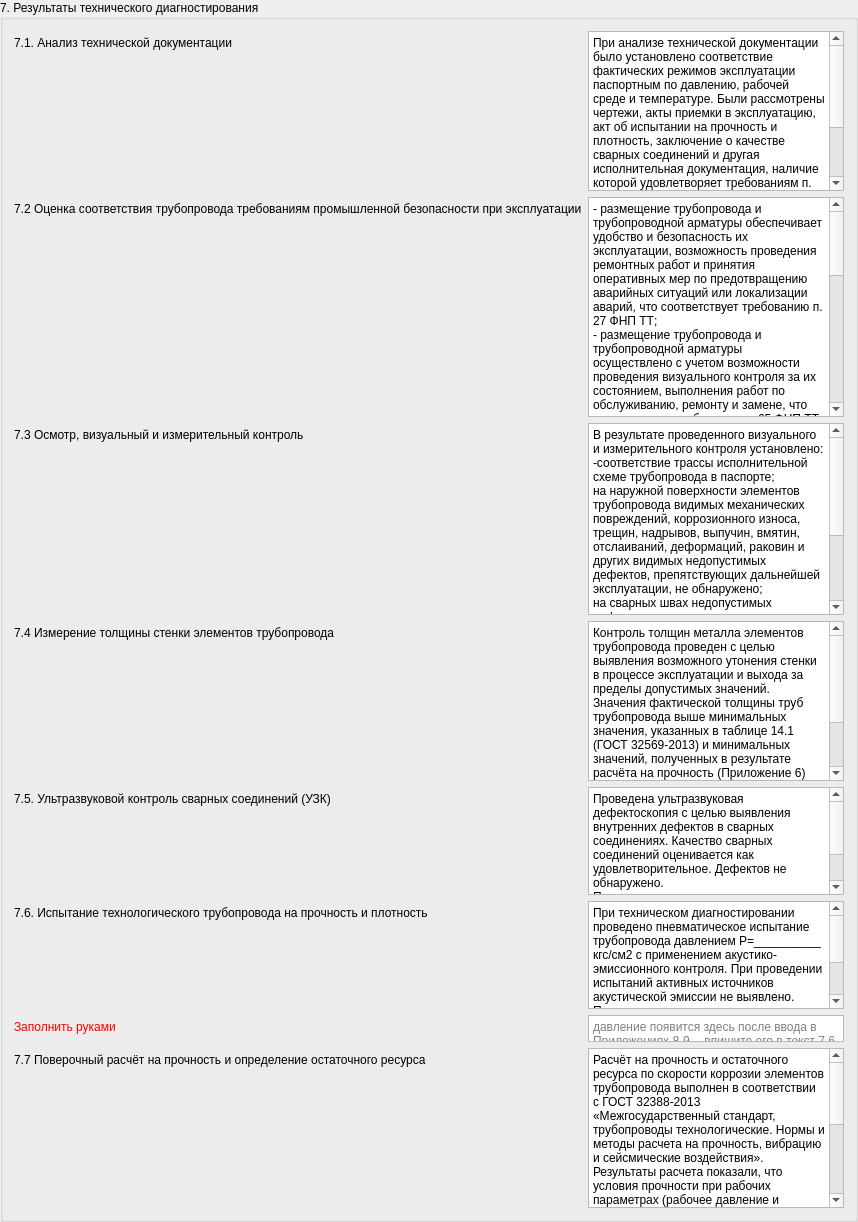
<widget class="QGroupBox" name="results_group">
 <property name="title"><string>7. Результаты технического диагностирования</string></property>
<layout class="QFormLayout" name="formLayout_results">
<item row="0" column="0">
 <widget class="QLabel" name="label_result_71"><property name="text"><string>7.1. Анализ технической документации</string></property></widget>
</item>
<item row="0" column="1">
 <widget class="QPlainTextEdit" name="result_71">
 <property name="minimumSize"><size><width>0</width><height>80</height></size></property>
 <property name="maximumSize"><size><width>16777215</width><height>160</height></size></property>
 <property name="plainText"><string>При анализе технической документации было установлено соответствие фактических режимов эксплуатации паспортным по давлению, рабочей среде и температуре. Были рассмотрены чертежи, акты приемки в эксплуатацию, акт об испытании на прочность и плотность, заключение о качестве сварных соединений и другая исполнительная документация, наличие которой удовлетворяет требованиям п. 204ФНП ТТ.
Акт по результатам анализа технической и эксплуатационной документации технологического трубопровода представлен в приложении 2 к Отчёту.</string></property>
</widget>
</item>
<item row="1" column="0">
 <widget class="QLabel" name="label_result_72"><property name="text"><string>7.2 Оценка соответствия трубопровода требованиям промышленной безопасности при эксплуатации</string></property></widget>
</item>
<item row="1" column="1">
 <widget class="QPlainTextEdit" name="result_72">
 <property name="minimumSize"><size><width>0</width><height>220</height></size></property>
 <property name="maximumSize"><size><width>16777215</width><height>440</height></size></property>
 <property name="plainText"><string>- размещение трубопровода и трубопроводной арматуры обеспечивает удобство и безопасность их эксплуатации, возможность проведения ремонтных работ и принятия оперативных мер по предотвращению аварийных ситуаций или локализации аварий, что соответствует требованию п. 27 ФНП ТТ;
- размещение трубопровода и трубопроводной арматуры осуществлено с учетом возможности проведения визуального контроля за их состоянием, выполнения работ по обслуживанию, ремонту и замене, что соответствует требованию п. 65 ФНП ТТ;
- при прокладке трубопровода через строительные конструкции здания и другие препятствия приняты меры, исключающие возможность передачи дополнительных нагрузок на трубы, что соответствует требованию п. 44 ФНП ТТ;
- трубопровод имеет опознавательную окраску, предупреждающие знаки и маркировочные щитки, что соответствует требованию п. 82 ФНП ТТ;
- в процессе эксплуатации технологический трубопровод и арматура подвергается периодическим осмотрам, ревизии и обследованию, что соответствует требованию п. 170 ФНП ТТ;
- организация, осуществляющая эксплуатацию технологического трубопровода, обеспечивает безопасные условия эксплуатации и контроль работы технологического трубопровода, своевременность и качество проведения освидетельствований и ремонтов, технического диагностирования и обследования, что соответствует требованию п. 10 ФНП ТТ;
- технологический трубопровод изготовлен из материалов, устойчивых к рабочей среде, что соответствует требованию п. 21 ФНП ТТ;
- прокладка технологического трубопровода, оснащение его арматурой, дренажными устройствами, разъемными соединениями выполнена в соответствии с п.п. 35-39 ФНП ТТ;
- технологический трубопровод оборудован П-образными компенсаторами, что соответствует требованиям п.п. 73, 74 ФНП ТТ;
- запорная арматура, установленная на технологическом трубопроводе, не применяется в качестве регулирующей, что соответствует требованию п. 85 ФНП ТТ;
- материалы трубопроводной арматуры стойкие по отношению к транспортируемой среде, соответствуют параметрам и условиям эксплуатации, что соответствует требованию п. 86 ФНП ТТ;
- технологический трубопровод оборудован дренажами и воздушниками, что соответствует требованию п. 94 ФНП ТТ;
- служба технического надзора предприятия совместно с лицами, ответственными за безопасную эксплуатацию трубопровода своевременно проводит периодическое техническое освидетельствование, что соответствует требованию п. 176 ФНП ТТ.</string></property>
</widget>
</item>
<item row="2" column="0">
 <widget class="QLabel" name="label_result_73"><property name="text"><string>7.3 Осмотр, визуальный и измерительный контроль</string></property></widget>
</item>
<item row="2" column="1">
 <widget class="QPlainTextEdit" name="result_73">
 <property name="minimumSize"><size><width>0</width><height>110</height></size></property>
 <property name="maximumSize"><size><width>16777215</width><height>220</height></size></property>
 <property name="plainText"><string>В результате проведенного визуального и измерительного контроля установлено:
-соответствие трассы исполнительной схеме трубопровода в паспорте;
на наружной поверхности элементов трубопровода видимых механических повреждений, коррозионного износа, трещин, надрывов, выпучин, вмятин, отслаиваний, деформаций, раковин и других видимых недопустимых дефектов, препятствующих дальнейшей эксплуатации, не обнаружено;
на сварных швах недопустимых дефектов в виде трещин, непроваров, пористости, свищей, подрезов, прожогов, незаплавленных кратеров, чешуйчатости поверхности, смещения и увода кромок труб не обнаружено;
Акт по результатам визуального контроля представлен в Приложении 3.</string></property>
</widget>
</item>
<item row="3" column="0">
 <widget class="QLabel" name="label_result_74"><property name="text"><string>7.4 Измерение толщины стенки элементов трубопровода</string></property></widget>
</item>
<item row="3" column="1">
 <widget class="QPlainTextEdit" name="result_74">
 <property name="minimumSize"><size><width>0</width><height>80</height></size></property>
 <property name="maximumSize"><size><width>16777215</width><height>160</height></size></property>
 <property name="plainText"><string>Контроль толщин металла элементов трубопровода проведен с целью выявления возможного утонения стенки в процессе эксплуатации и выхода за пределы допустимых значений.
Значения фактической толщины труб трубопровода выше минимальных значения, указанных в таблице 14.1 (ГОСТ 32569-2013) и минимальных значений, полученных в результате расчёта на прочность (Приложение 6)
Протокол по результатам проведения ультразвуковой толщинометрии трубопровода представлен в Приложении 4.</string></property>
</widget>
</item>
<item row="4" column="0">
 <widget class="QLabel" name="label_result_75"><property name="text"><string>7.5. Ультразвуковой контроль сварных соединений (УЗК)</string></property></widget>
</item>
<item row="4" column="1">
 <widget class="QPlainTextEdit" name="result_75">
 <property name="minimumSize"><size><width>0</width><height>54</height></size></property>
 <property name="maximumSize"><size><width>16777215</width><height>108</height></size></property>
 <property name="plainText"><string>Проведена ультразвуковая дефектоскопия с целью выявления внутренних дефектов в сварных соединениях. Качество сварных соединений оценивается как удовлетворительное. Дефектов не обнаружено.
Протокол по результатам проведения УЗК представлен в Приложении 5.</string></property>
</widget>
</item>
<item row="5" column="0">
 <widget class="QLabel" name="label_result_76"><property name="text"><string>7.6. Испытание технологического трубопровода на прочность и плотность</string></property></widget>
</item>
<item row="5" column="1">
 <widget class="QPlainTextEdit" name="result_76">
 <property name="minimumSize"><size><width>0</width><height>54</height></size></property>
 <property name="maximumSize"><size><width>16777215</width><height>108</height></size></property>
 <property name="plainText"><string>При техническом диагностировании проведено пневматическое испытание трубопровода давлением P=__________ кгс/см2 с применением акустико-эмиссионного контроля. При проведении испытаний активных источников акустической эмиссии не выявлено.
Протокол проведения пневматических испытаний приведен в Приложениях № 8,9.</string></property>
</widget>
</item>
<item row="6" column="0">
 <widget class="QLabel" name="label_pnevmo_pressure_hint">
 <property name="styleSheet"><string notr="true">color: red;</string></property>
 <property name="text"><string>Заполнить руками</string></property>
</widget>
</item>
<item row="6" column="1">
 <widget class="QPlainTextEdit" name="pnevmo_pressure_hint">
 <property name="minimumSize"><size><width>0</width><height>27</height></size></property>
 <property name="maximumSize"><size><width>16777215</width><height>27</height></size></property>
 <property name="readOnly"><bool>true</bool></property>
 <property name="placeholderText"><string>давление появится здесь после ввода в Приложениях 8-9 -- впишите его в текст 7.6 вручную</string></property>
</widget>
</item>
<item row="7" column="0">
 <widget class="QLabel" name="label_result_77"><property name="text"><string>7.7 Поверочный расчёт на прочность и определение остаточного ресурса</string></property></widget>
</item>
<item row="7" column="1">
 <widget class="QPlainTextEdit" name="result_77">
 <property name="minimumSize"><size><width>0</width><height>80</height></size></property>
 <property name="maximumSize"><size><width>16777215</width><height>160</height></size></property>
 <property name="plainText"><string>Расчёт на прочность и остаточного ресурса по скорости коррозии элементов трубопровода выполнен в соответствии с ГОСТ 32388-2013 «Межгосударственный стандарт, трубопроводы технологические. Нормы и методы расчета на прочность, вибрацию и сейсмические воздействия».
Результаты расчета показали, что условия прочности при рабочих параметрах (рабочее давление и температура) и фактической толщине стенки трубопровода выполняются.
Для определения остаточного ресурса сосуда в объеме технического диагностирования выполнена расчетная оценка остаточного ресурса. По результатам расчета остаточный ресурс составляет более 10 лет.
Результаты расчётов приведены в Приложении № 6</string></property>
</widget>
</item>
</layout>
</widget>
